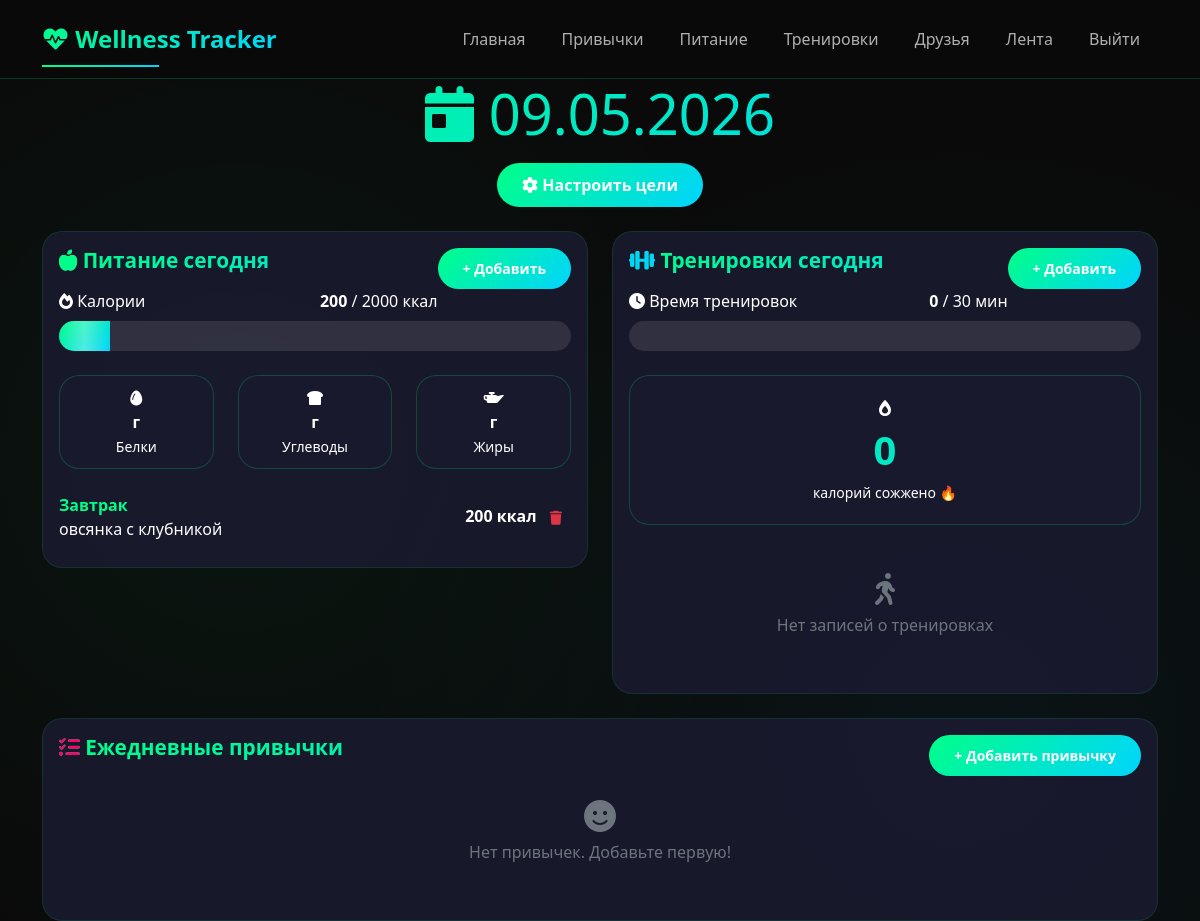
The page / (signed in) on the database its author committed.
### app.py (models this page shows)
class DailyGoal(db.Model):
    __tablename__ = 'daily_goals'
    id = db.Column(db.Integer, primary_key=True)
    user_id = db.Column(db.Integer, db.ForeignKey('users.id'), nullable=False)
    date = db.Column(db.Date, nullable=False, default=datetime.now().date)
    calorie_goal = db.Column(db.Integer, default=2000)
    workout_goal = db.Column(db.Integer, default=30)

class Meal(db.Model):
    __tablename__ = 'meals'
    id = db.Column(db.Integer, primary_key=True)
    user_id = db.Column(db.Integer, db.ForeignKey('users.id'), nullable=False)
    meal_type = db.Column(db.String(50))
    food_name = db.Column(db.String(200))
    calories = db.Column(db.Integer)
    date = db.Column(db.Date, nullable=False, default=datetime.now().date)

### app.py (the view)
@app.route('/')
@login_required
def index():
    user = get_user()
    if not user:
        flash('Пожалуйста, войдите в систему', 'warning')
        return redirect(url_for('login'))
    today = datetime.now().date()
    habits = Habit.query.filter_by(user_id=user.id).all()
    habits_with_status = []
    for habit in habits:
        log = HabitLog.query.filter_by(habit_id=habit.id, date=today).first()
        habits_with_status.append({'habit': habit, 'completed': log is not None})
    meals = Meal.query.filter_by(user_id=user.id, date=today).all()
    total_calories = sum(m.calories or 0 for m in meals)
    workouts = Workout.query.filter_by(user_id=user.id, date=today).all()
    total_workout_time = sum(w.duration or 0 for w in workouts)
    total_calories_burned = sum(w.calories_burned or 0 for w in workouts)
    goal = DailyGoal.query.filter_by(user_id=user.id, date=today).first()
    if not goal:
        goal = DailyGoal(user_id=user.id, date=today)
        db.session.add(goal)
        db.session.commit()
    return render_template('index.html',
                         habits=habits_with_status, today=today,
                         meals=meals, total_calories=total_calories,
                         workouts=workouts, total_workout_time=total_workout_time,
                         total_calories_burned=total_calories_burned, goal=goal, user=user)

### app.py (called while the page is built)
def get_user():
    from flask import session
    user_id = session.get('user_id')
    if user_id:
        return User.query.get(user_id)
    return None

def get_current_user():
    from flask import session
    user_id = session.get('user_id')
    if user_id:
        return User.query.get(user_id)
    return None

def login_required(f):
    from functools import wraps
    @wraps(f)
    def decorated_function(*args, **kwargs):
        if not get_current_user():
            flash('Пожалуйста, войдите в систему', 'warning')
            return redirect(url_for('login'))
        return f(*args, **kwargs)
    return decorated_function

### templates/index.html (shortened to what this page needs)
{% extends "base.html" %}
{% block content %}
<div class="fade-in">
    <div class="row mb-4">
        <div class="col-12 text-center">
            <h1 class="display-4" style="background: linear-gradient(135deg, #00ff88, #00d4ff); -webkit-background-clip: text; background-clip: text; color: transparent;">
                <i class="fas fa-calendar-day"></i> {{ today.strftime('%d.%m.%Y') }}
            </h1>
            <button class="btn btn-primary mt-2" data-bs-toggle="modal" data-bs-target="#goalModal">
                <i class="fas fa-cog"></i> Настроить цели
            </button>
        </div>
    </div>
    <div class="row">
        <div class="col-md-6">
            <div class="card fade-in" style="animation-delay: 0.1s;">
                <div class="card-body">
                    <h5 class="card-title">
                        <i class="fas fa-apple-alt" style="color: #00ff88;"></i> Питание сегодня
                        <a href="/add_meal" class="btn btn-sm btn-primary float-end">+ Добавить</a>
                    </h5>
                    <div class="mb-4">
                        <div class="d-flex justify-content-between mb-2">
                            <span><i class="fas fa-fire"></i> Калории</span>
                            <span><strong>{{ total_calories }}</strong> / {{ goal.calorie_goal }} ккал</span>
                        </div>
                        <div class="progress">
                            <div class="progress-bar" style="width: {{ (total_calories / goal.calorie_goal * 100) }}%"></div>
                        </div>
                    </div>
                    <div class="row text-center mb-4">
                        <div class="col-4">
                            <div class="stat-card" style="padding: 10px;">
                                <i class="fas fa-egg"></i>
                                <div><strong>{{ total_protein }}г</strong></div>
                                <small>Белки</small>
                            </div>
                        </div>
                        <div class="col-4">
                            <div class="stat-card" style="padding: 10px;">
                                <i class="fas fa-bread-slice"></i>
                                <div><strong>{{ total_carbs }}г</strong></div>
                                <small>Углеводы</small>
                            </div>
                        </div>
                        <div class="col-4">
                            <div class="stat-card" style="padding: 10px;">
                                <i class="fas fa-oil-can"></i>
                                <div><strong>{{ total_fats }}г</strong></div>
                                <small>Жиры</small>
                            </div>
                        </div>
                    </div>
                    {% if meals %}
                        {% for meal in meals %}
                            <div class="meal-item" style="margin-bottom: 10px;">
                                <div class="d-flex justify-content-between align-items-center">
                                    <div>
                                        <strong style="color: #00ff88;">{{ meal.meal_type }}</strong>
                                        <div>{{ meal.food_name }}</div>
                                    </div>
                                    <div class="text-end">
                                        <strong>{{ meal.calories }} ккал</strong>
                                        <form method="POST" action="/delete_meal/{{ meal.id }}" style="display: inline;">
                                            <button type="submit" class="btn btn-sm btn-link text-danger" onclick="return confirm('Удалить?')">
                                                <i class="fas fa-trash"></i>
                                            </button>
                                        </form>
                                    </div>
                                </div>
                            </div>
                        {% endfor %}
                    {% else %}
                        <p class="text-secondary text-center py-4">
                            <i class="fas fa-utensils fa-2x mb-2 d-block"></i>
                            Нет записей о питании
                        </p>
                    {% endif %}
                </div>
            </div>
        </div>
        <div class="col-md-6">
            <div class="card fade-in" style="animation-delay: 0.2s;">
                <div class="card-body">
                    <h5 class="card-title">
                        <i class="fas fa-dumbbell" style="color: #00d4ff;"></i> Тренировки сегодня
                        <a href="/add_workout" class="btn btn-sm btn-primary float-end">+ Добавить</a>
                    </h5>
                    <div class="mb-4">
                        <div class="d-flex justify-content-between mb-2">
                            <span><i class="fas fa-clock"></i> Время тренировок</span>
                            <span><strong>{{ total_workout_time }}</strong> / {{ goal.workout_goal }} мин</span>
                        </div>
                        <div class="progress">
                        </div>
                    </div>
                    <div class="text-center mb-4">
                        <div class="stat-card">
                            <i class="fas fa-burn"></i>
                            <div class="stat-number">{{ total_calories_burned }}</div>
                            <small>калорий сожжено 🔥</small>
                        </div>
                    </div>
                    {% if workouts %}
                        {% for workout in workouts %}
                            <div class="workout-item" style="margin-bottom: 10px;">
                                <div class="d-flex justify-content-between align-items-center">
                                    <div>
                                        <strong style="color: #00d4ff;">{{ workout.exercise_name }}</strong>
                                        <div>{{ workout.category }} • {{ workout.duration }} мин</div>
                                        {% if workout.sets %}
                                            <small class="text-secondary">{{ workout.sets }}x{{ workout.reps }} повторений</small>
                                        {% endif %}
                                    </div>
                                    <div class="text-end">
                                        <strong>{{ workout.calories_burned }} ккал</strong>
                                        <form method="POST" action="/delete_workout/{{ workout.id }}" style="display: inline;">
                                            <button type="submit" class="btn btn-sm btn-link text-danger" onclick="return confirm('Удалить?')">
                                                <i class="fas fa-trash"></i>
                                            </button>
                                        </form>
                                    </div>
                                </div>
                            </div>
                        {% endfor %}
                    {% else %}
                        <p class="text-secondary text-center py-4">
                            <i class="fas fa-person-walking fa-2x mb-2 d-block"></i>
                            Нет записей о тренировках
                        </p>
                    {% endif %}
                </div>
            </div>
        </div>
    </div>
    <div class="row mt-4">
        <div class="col-12">
            <div class="card fade-in" style="animation-delay: 0.3s;">
                <div class="card-body">
                    <h5 class="card-title">
                        <i class="fas fa-tasks" style="color: #ff006e;"></i> Ежедневные привычки
                        <a href="/add_habit" class="btn btn-sm btn-primary float-end">+ Добавить привычку</a>
                    </h5>
                    {% if habits %}
                        {% for item in habits %}
                            <div class="list-group-item d-flex justify-content-between align-items-center">
                                <div>
                                    <strong>{{ item.habit.name }}</strong>
                                    {% if item.habit.description %}
                                        <br><small class="text-secondary">{{ item.habit.description }}</small>
                                    {% endif %}
                                    <br><span class="badge bg-secondary">{{ item.habit.category }}</span>
                                </div>
                                <button class="btn toggle-habit {% if item.completed %}btn-success{% else %}btn-outline-primary{% endif %}"
                                        data-habit-id="{{ item.habit.id }}">
                                    <i class="fas {% if item.completed %}fa-check-circle{% else %}fa-circle{% endif %}"></i>
                                    {% if item.completed %}Выполнено{% else %}Отметить{% endif %}
                                </button>
                            </div>
                        {% endfor %}
                    {% else %}
                        <p class="text-secondary text-center py-4">
                            <i class="fas fa-smile fa-2x mb-2 d-block"></i>
                            Нет привычек. Добавьте первую!
                        </p>
                    {% endif %}
                </div>
            </div>
        </div>
    </div>
</div>
{% endblock %}

### static/style.css (style rules this page uses)
:root { --bg-primary: #0a0a0a; --bg-secondary: #1a1a2e; --bg-card: rgba(26, 26, 46, 0.95); --neon-green: #00ff88; --neon-blue: #00d4ff; --neon-purple: #9d4edd; --neon-pink: #ff006e; --text-primary: #ffffff; --text-secondary: #b0b0b0; --gradient-1: linear-gradient(135deg, #00ff88 0%, #00d4ff 100%); --gradient-2: linear-gradient(135deg, #9d4edd 0%, #ff006e 100%); --gradient-3: linear-gradient(135deg, #ff006e 0%, #ff8c00 100%); }
* { margin: 0; padding: 0; box-sizing: border-box; }
body { background: var(--bg-primary); background-image: radial-gradient(circle at 20% 50%, rgba(0, 255, 136, 0.05) 0%, transparent 50%), radial-gradient(circle at 80% 80%, rgba(0, 212, 255, 0.05) 0%, transparent 50%); font-family: 'Segoe UI', 'Poppins', system-ui, -apple-system, sans-serif; color: var(--text-primary); min-height: 100vh; }
.card { background: var(--bg-card); backdrop-filter: blur(10px); border: 1px solid rgba(0, 255, 136, 0.1); border-radius: 20px; transition: all 0.4s cubic-bezier(0.175, 0.885, 0.32, 1.275); overflow: hidden; position: relative; }
.card::before { content: ''; position: absolute; top: 0; left: -100%; width: 100%; height: 100%; background: linear-gradient(90deg, transparent, rgba(0, 255, 136, 0.1), transparent); transition: left 0.5s ease; }
.card-title { font-size: 1.3rem; font-weight: 600; margin-bottom: 1rem; background: var(--gradient-1); -webkit-background-clip: text; background-clip: text; color: transparent; }
.btn-primary { background: var(--gradient-1); border: none; border-radius: 50px; padding: 10px 25px; font-weight: 600; transition: all 0.3s ease; position: relative; overflow: hidden; }
.btn-primary::before { content: ''; position: absolute; top: 50%; left: 50%; width: 0; height: 0; border-radius: 50%; background: rgba(255, 255, 255, 0.3); transform: translate(-50%, -50%); transition: width 0.6s, height 0.6s; }
.progress { background: rgba(255, 255, 255, 0.1); border-radius: 50px; height: 30px; overflow: hidden; position: relative; }
.progress-bar { background: var(--gradient-1); position: relative; overflow: hidden; transition: width 1s ease; }
.progress-bar::after { content: ''; position: absolute; top: 0; left: 0; right: 0; bottom: 0; background: linear-gradient(90deg, transparent, rgba(255, 255, 255, 0.3), transparent); animation: shimmer 2s infinite; }
.stat-card { background: var(--bg-card); backdrop-filter: blur(10px); border: 1px solid rgba(0, 255, 136, 0.2); border-radius: 20px; padding: 20px; text-align: center; transition: all 0.3s ease; position: relative; overflow: hidden; }
.stat-card::before { content: ''; position: absolute; top: -50%; left: -50%; width: 200%; height: 200%; background: radial-gradient(circle, rgba(0, 255, 136, 0.1), transparent); opacity: 0; transition: opacity 0.3s ease; }
.stat-number { font-size: 2.5rem; font-weight: bold; background: var(--gradient-1); -webkit-background-clip: text; background-clip: text; color: transparent; animation: pulse 2s infinite; }
.fade-in { animation: fadeInUp 0.6s ease forwards; }

### rows shown on the page
DailyGoal: calorie_goal "2000", workout_goal "30"
Meal: meal_type "Завтрак", food_name "овсянка с клубникой", calories "200"

### other values the page prints
{{ total_calories }} "200"
{{ total_workout_time }} "0"
